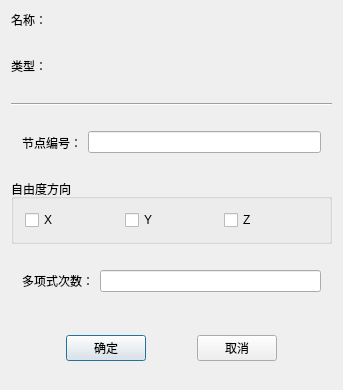
<?xml version="1.0" encoding="UTF-8"?>
<ui version="4.0">
 <class>PolynomialClass</class>
 <widget class="QDialog" name="PolynomialClass">
  <property name="geometry">
   <rect>
    <x>0</x>
    <y>0</y>
    <width>343</width>
    <height>390</height>
   </rect>
  </property>
  <property name="windowTitle">
   <string>多项式函数</string>
  </property>
  <layout class="QVBoxLayout" name="verticalLayout" stretch="0,1,1,1,1,1,1">
   <item>
    <widget class="QLabel" name="label_5">
     <property name="text">
      <string>名称：</string>
     </property>
    </widget>
   </item>
   <item>
    <widget class="QLabel" name="label_6">
     <property name="text">
      <string>类型：</string>
     </property>
    </widget>
   </item>
   <item>
    <widget class="Line" name="line">
     <property name="orientation">
      <enum>Qt::Horizontal</enum>
     </property>
    </widget>
   </item>
   <item>
    <widget class="QWidget" name="widget_2" native="true">
     <property name="maximumSize">
      <size>
       <width>16777215</width>
       <height>16777215</height>
      </size>
     </property>
     <layout class="QHBoxLayout" name="horizontalLayout">
      <item>
       <widget class="QLabel" name="label">
        <property name="text">
         <string>节点编号：</string>
        </property>
       </widget>
      </item>
      <item>
       <widget class="QLineEdit" name="lineEdit"/>
      </item>
     </layout>
    </widget>
   </item>
   <item>
    <widget class="QGroupBox" name="groupBox">
     <property name="title">
      <string>自由度方向</string>
     </property>
     <layout class="QHBoxLayout" name="horizontalLayout_2">
      <item>
       <widget class="QCheckBox" name="checkBox">
        <property name="text">
         <string>X</string>
        </property>
       </widget>
      </item>
      <item>
       <widget class="QCheckBox" name="checkBox_2">
        <property name="text">
         <string>Y</string>
        </property>
       </widget>
      </item>
      <item>
       <widget class="QCheckBox" name="checkBox_3">
        <property name="text">
         <string>Z</string>
        </property>
       </widget>
      </item>
     </layout>
    </widget>
   </item>
   <item>
    <widget class="QWidget" name="widget_3" native="true">
     <property name="maximumSize">
      <size>
       <width>16777215</width>
       <height>16777215</height>
      </size>
     </property>
     <layout class="QHBoxLayout" name="horizontalLayout_3">
      <item>
       <widget class="QLabel" name="label_2">
        <property name="text">
         <string>多项式次数：</string>
        </property>
       </widget>
      </item>
      <item>
       <widget class="QLineEdit" name="lineEdit_2"/>
      </item>
     </layout>
    </widget>
   </item>
   <item>
    <widget class="QWidget" name="widget" native="true">
     <layout class="QHBoxLayout" name="horizontalLayout_4">
      <item>
       <spacer name="horizontalSpacer">
        <property name="orientation">
         <enum>Qt::Horizontal</enum>
        </property>
        <property name="sizeHint" stdset="0">
         <size>
          <width>40</width>
          <height>20</height>
         </size>
        </property>
       </spacer>
      </item>
      <item>
       <widget class="QPushButton" name="btn_ok">
        <property name="text">
         <string>确定</string>
        </property>
       </widget>
      </item>
      <item>
       <spacer name="horizontalSpacer_3">
        <property name="orientation">
         <enum>Qt::Horizontal</enum>
        </property>
        <property name="sizeHint" stdset="0">
         <size>
          <width>40</width>
          <height>20</height>
         </size>
        </property>
       </spacer>
      </item>
      <item>
       <widget class="QPushButton" name="btn_cancle">
        <property name="text">
         <string>取消</string>
        </property>
       </widget>
      </item>
      <item>
       <spacer name="horizontalSpacer_2">
        <property name="orientation">
         <enum>Qt::Horizontal</enum>
        </property>
        <property name="sizeHint" stdset="0">
         <size>
          <width>40</width>
          <height>20</height>
         </size>
        </property>
       </spacer>
      </item>
     </layout>
    </widget>
   </item>
  </layout>
 </widget>
 <layoutdefault spacing="6" margin="11"/>
 <resources/>
 <connections/>
</ui>
